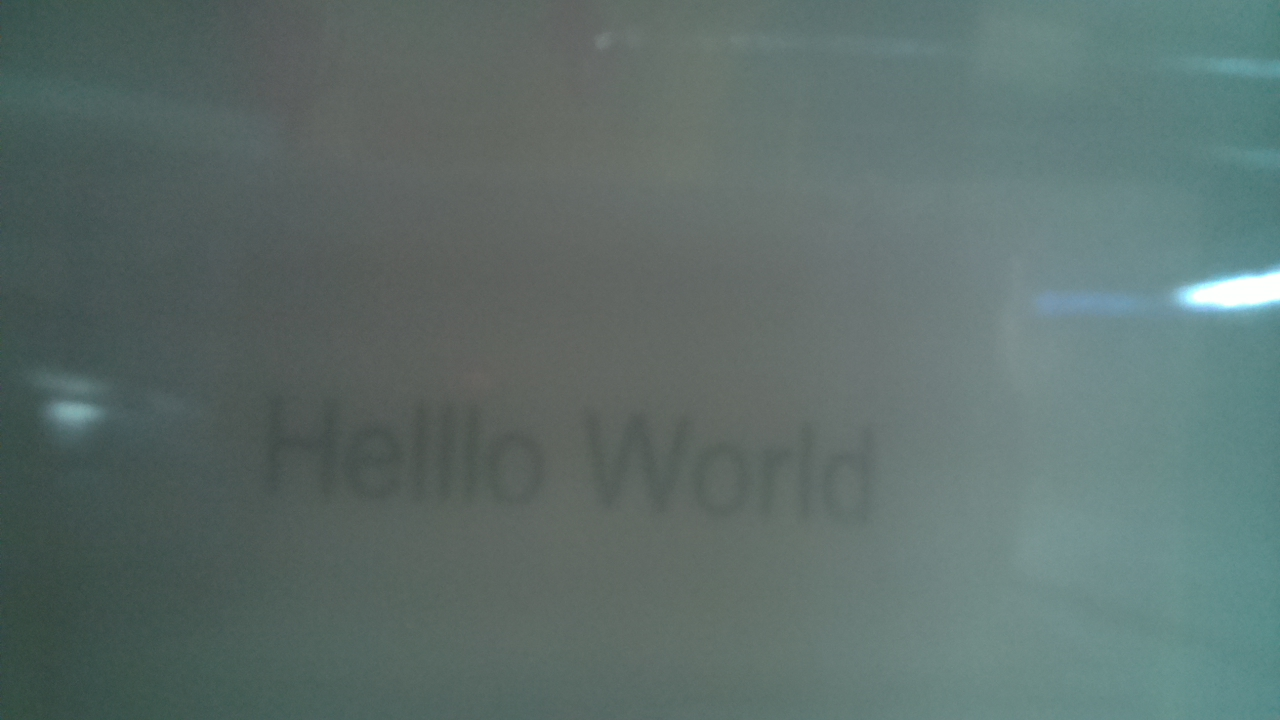
#> input picture Final Codes/ocr_tos/img/a.jpg, 1280 x 720 px, found by its file name
$ python crop.py
#> lines starting #> are read from the running program, lines starting #| are printed output that depends on the picture
# Importing Image class from PIL module
from PIL import Image


def crop_img(left=200,top=2.3,right=580,bottom=4):
#> called with left = 200, top = 2.3, right = 580, bottom = 4
    im = Image.open("/home/pi/Final Codes/ocr_tos/img/a.jpg")
#> im is the input picture: PIL image 1280x720 RGB; mean R, G, B 93.1, 110.7, 107.6
    width, height = im.size
#> width = 1280; height = 720
    top = height / top
#> top = 313
    bottom = 3 * height / bottom
#> bottom = 540
    im1 = im.crop((left, top, right, bottom))
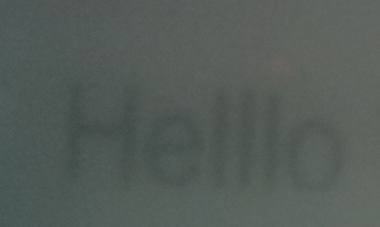
#> im1: PIL image 380x227 RGB; mean R, G, B 84.7, 92.8, 88.7
    im1.save("/home/pi/Final Codes/ocr_tos/img/a1.jpg")
    #im1.show()


if __name__ == '__main__':
    crop_img()
    print("crop done")
